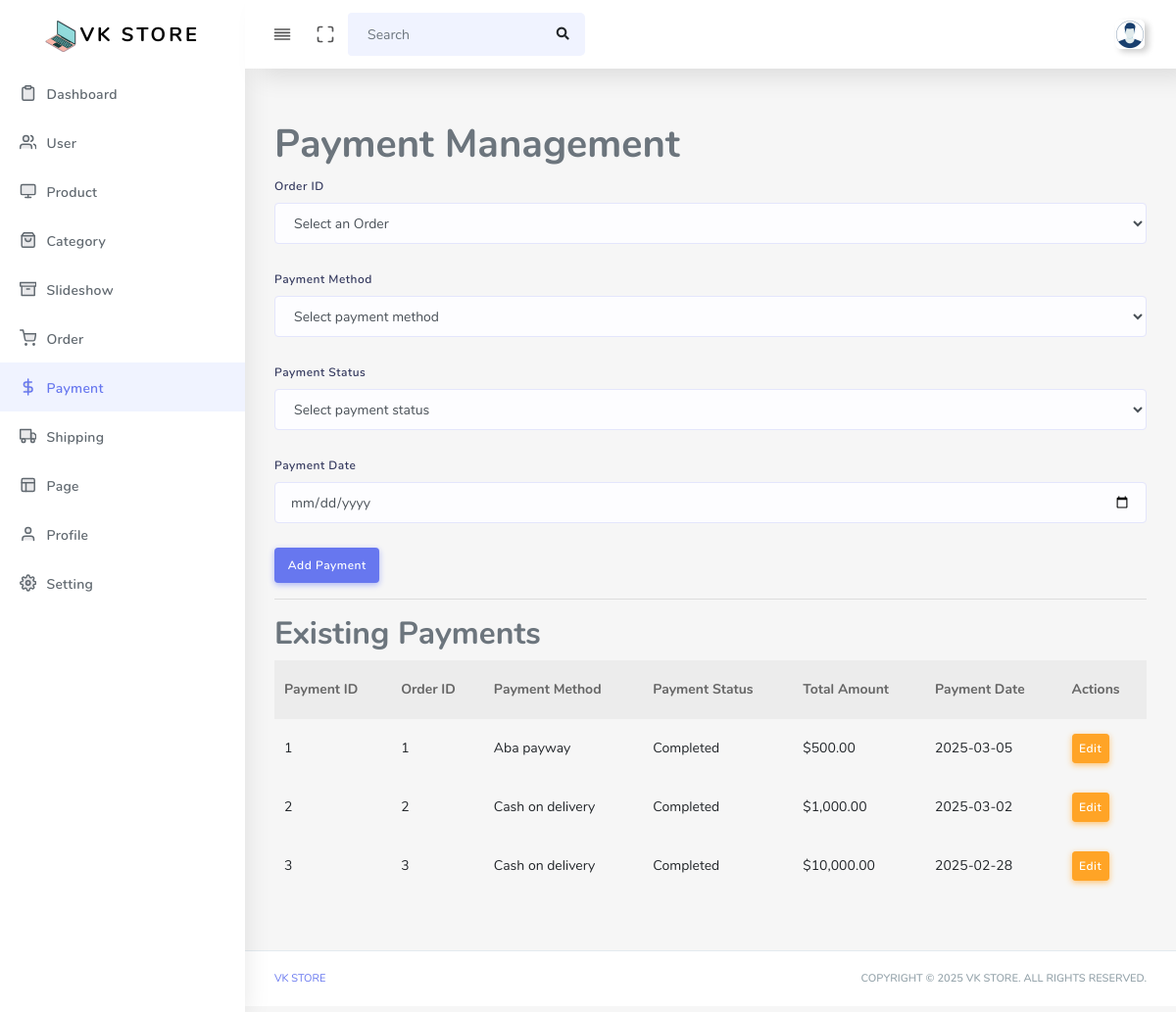
/admin/index.php?p=payment (signed in), run on the app's committed database.
### tables this page shows
CREATE TABLE IF NOT EXISTS `tb_payment` (
  `id` int NOT NULL AUTO_INCREMENT,
  `order_id` int DEFAULT NULL,
  `payment_method` enum('aba_payway','cash_on_delivery') NOT NULL,
  `payment_status` enum('pending','completed','failed','cancelled') DEFAULT 'pending',
  `payment_date` timestamp NULL DEFAULT CURRENT_TIMESTAMP,
  PRIMARY KEY (`id`),
  KEY `order_id` (`order_id`)
);

CREATE TABLE IF NOT EXISTS `tb_order` (
  `id` int NOT NULL AUTO_INCREMENT,
  `user_id` int DEFAULT NULL,
  `order_status` enum('pending','processing','shipped','completed','cancelled') DEFAULT 'pending',
  `total_amount` decimal(10,2) NOT NULL,
  `shipping_address` text NOT NULL,
  `order_date` timestamp NULL DEFAULT CURRENT_TIMESTAMP,
  PRIMARY KEY (`id`),
  KEY `user_id` (`user_id`)
);

### lib/db.php (called while the page is built, shortened)
<?php
class Database
{
	private $host = "127.0.0.1";
	private $user = "root";
	private $password = "";
	private $dbname = "vk-store";
	private $conn;
	public function __construct()
	{
		try {
			$dsn = "mysql:host={$this->host};dbname={$this->dbname};charset=utf8";
			$this->conn = new PDO($dsn, $this->user, $this->password);
			$this->conn->setAttribute(PDO::ATTR_ERRMODE, PDO::ERRMODE_EXCEPTION);
		} catch (PDOException $e) {
			die("Connection failed: " . $e->getMessage());
		}
	}
	public function select($table, $columns = "*", $criteria = "", $clause = "")
	{
		$sql = "SELECT $columns FROM $table";
		$stmt = $this->conn->prepare($sql);
		$stmt->execute();
		return $stmt->fetchAll(PDO::FETCH_ASSOC);
	}
}

### admin/payment.php (the view, shortened to what this page needs)
<?php
require_once "../lib/db.php";
$db = new Database();
$payments = $db->select("tb_payment p JOIN tb_order o ON p.order_id = o.id", "p.*, o.total_amount");
?>
<div class="main-content">
  <section class="section">
    <h1>Payment Management</h1>
    <form action="" method="POST">
      <div class="form-group">
        <label>Order ID</label>
        <select name="order_id" id="order_id" class="form-control" required>
          <option value="" disabled selected>Select an Order</option>
        </select>
      </div>
      <div class="form-group">
        <label>Payment Method</label>
        <select name="payment_method" id="payment_method" class="form-control" required>
          <option value="" disabled selected>Select payment method</option>
        </select>
      </div>
      <div class="form-group">
        <label>Payment Status</label>
        <select name="payment_status" id="payment_status" class="form-control" required>
          <option value="" disabled selected>Select payment status</option>
        </select>
      </div>
      <div class="form-group">
        <label>Payment Date</label>
        <input type="date" name="payment_date" id="payment_date" class="form-control" required>
      </div>
      <button type="submit" name="add_payment" class="btn btn-primary">Add Payment</button>
    </form>
    <hr>
    <h2>Existing Payments</h2>
    <table class="table">
      <thead>
        <tr>
          <th>Payment ID</th>
          <th>Order ID</th>
          <th>Payment Method</th>
          <th>Payment Status</th>
          <th>Total Amount</th>
          <th>Payment Date</th>
          <th>Actions</th>
        </tr>
      </thead>
      <tbody>
        <?php foreach ($payments as $payment): ?>
          <tr>
            <td><?= $payment['id']; ?></td>
            <td><?= $payment['order_id']; ?></td>
            <td><?= ucfirst(str_replace('_', ' ', $payment['payment_method'])); ?></td>
            <td><?= ucfirst($payment['payment_status']); ?></td>
            <td>$<?= number_format($payment['total_amount'], 2); ?></td>
            <td><?= date('Y-m-d', strtotime($payment['payment_date'])); ?></td>
            <td>
              <button class="btn btn-warning btn-sm edit-payment" data-payment='<?= json_encode($payment); ?>'>Edit</button>
            </td>
          </tr>
        <?php endforeach; ?>
      </tbody>
    </table>
  </section>
</div>

### data on the page
tb_payment: id "1", order "1", payment_method "Aba payway", payment_status "Completed", order.total_amount "500.00", payment_date "2025-03-05"
tb_payment: id "2", order "2", payment_method "Cash on delivery", payment_status "Completed", order.total_amount "1,000.00", payment_date "2025-03-02"
tb_payment: id "3", order "3", payment_method "Cash on delivery", payment_status "Completed", order.total_amount "10,000.00", payment_date "2025-02-28"
